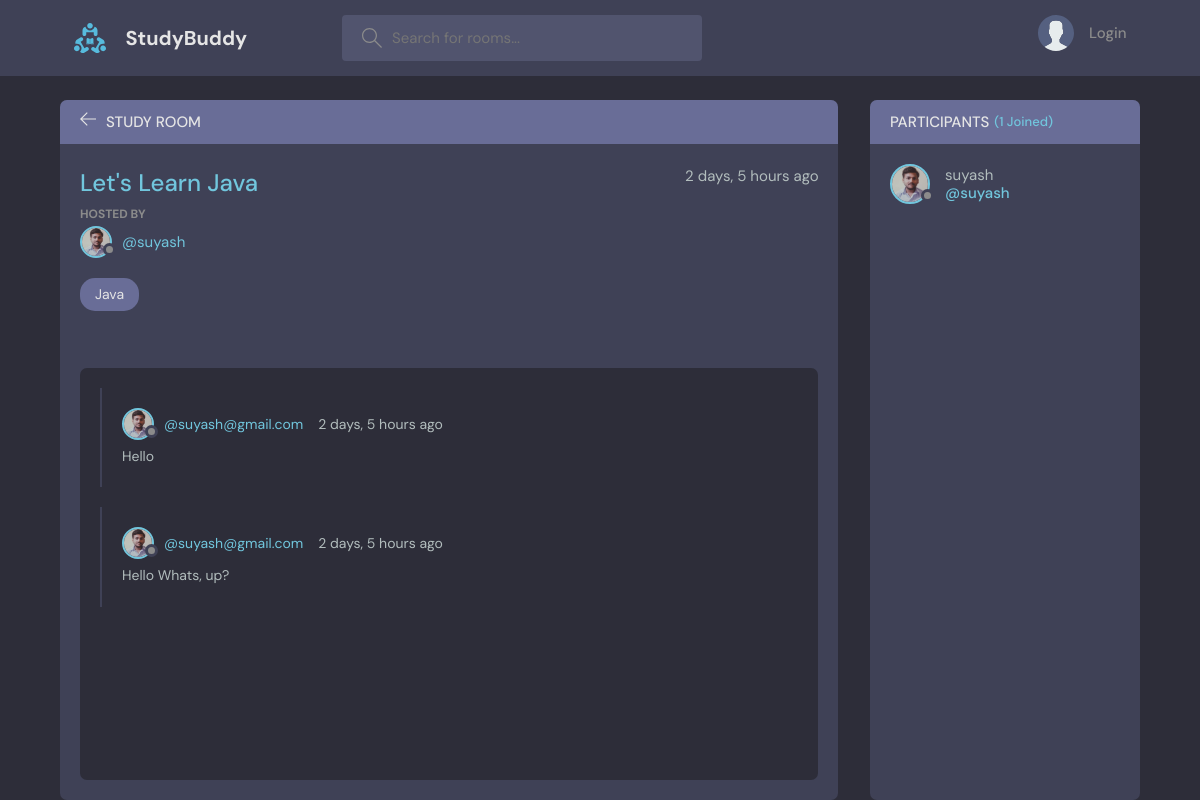
The page /room/1/ on the database its author committed.
### base/models.py (models this page shows, shortened)
class Room(models.Model):
    host = models.ForeignKey(User, on_delete=models.SET_NULL, null=True)
    topic = models.ForeignKey(Topic, on_delete=models.SET_NULL, null=True)
    name = models.CharField(max_length = 200)
    description = models.TextField(null = True, blank = True)
    participants = models.ManyToManyField(User, related_name='participants', blank=True)
    updated = models.DateTimeField(auto_now = True)
    created = models.DateTimeField(auto_now_add = True)
    class Meta:
        ordering = ['-updated', '-created']

class User(AbstractUser):
    name = models.CharField(max_length = 200, null=True)
    email = models.EmailField(unique=True, null=True)
    bio = models.TextField(blank=True, null=True)
    avatar = models.ImageField(default='avatar.svg', null=True)
    USERNAME_FIELD = 'email'
    REQUIRED_FIELDS = []

class Topic(models.Model):
    name = models.CharField(max_length = 200)

class Message(models.Model):
    user = models.ForeignKey(User, on_delete = models.CASCADE)
    room = models.ForeignKey(Room, on_delete = models.CASCADE)
    body = models.TextField()
    updated = models.DateTimeField(auto_now = True)
    created = models.DateTimeField(auto_now_add = True)
    class Meta:
        ordering = ['-updated', '-created']

### base/views.py (the view, shortened to what this page needs)
# urls.py: path('room/<str:pk>/', views.room, name='room'),
def room(request, pk):
    room = Room.objects.get(id=pk)
    room_messages = room.message_set.all()
    participants = room.participants.all()
    context = {'room':room, 'room_messages':room_messages, 'participants': participants}
    return render(request, 'base/room.html', context)

### base/templates/base/room.html (shortened to what this page needs)
{% extends 'main.html' %}
{% block content %}
    <main class="profile-page layout layout--2">
      <div class="container">
        <div class="room">
          <div class="room__top">
            <div class="room__topLeft">
              <a href="{% url 'home' %}">
                <svg version="1.1" xmlns="http://www.w3.org/2000/svg" width="32" height="32" viewBox="0 0 32 32">
                  <title>arrow-left</title>
                  <path
                    d="M13.723 2.286l-13.723 13.714 13.719 13.714 1.616-1.611-10.96-10.96h27.625v-2.286h-27.625l10.965-10.965-1.616-1.607z"
                  ></path>
                </svg>
              </a>
              <h3>Study Room</h3>
            </div>
          </div>
          <div class="room__box scroll">
            <div class="room__header scroll">
              <div class="room__info">
                <h3>{{ room.name }}</h3>
                <span>{{ room.created|timesince }} ago</span>
              </div>
              <div class="room__hosted">
                <p>Hosted By</p>
                <a href="{% url 'user-profile' room.host.id %}" class="room__author">
                  <div class="avatar avatar--small">
                    <img src="{{room.host.avatar.url}}" />
                  </div>
                  <span>@{{room.host.username}}</span>
                </a>
              </div>
              <span class="room__topics">{{room.topic.name}}</span>
            </div>
            <div class="room__conversation">
              <div class="threads scroll">
              {% for message in room_messages %}
                <div class="thread">
                  <div class="thread__top">
                    <div class="thread__author">
                      <a href="{% url 'user-profile' message.user.id %}" class="thread__authorInfo">
                        <div class="avatar avatar--small">
                          <img src="{{message.user.avatar.url}}" />
                        </div>
                        <span>@{{message.user}}</span>
                      </a>
                      <span class="thread__date">{{message.created|timesince}} ago</span>
                    </div>
                  </div>
                  <div class="thread__details">
                    {{ message.body }}
                  </div>
                </div>
              {% endfor %}
              </div>
            </div>
          </div>
        </div>
        <div class="participants">
          <h3 class="participants__top">Participants <span>({{ room.participants.count }} Joined)</span></h3>
          <div class="participants__list scroll">
            {% for user in participants %}
            <a href="{% url 'user-profile' user.id %}" class="participant">
              <div class="avatar avatar--medium">
                <img src="{{user.avatar.url}}" />
              </div>
              <p>
                {{user.username}}
                <span>@{{user.username}}</span>
              </p>
            </a>
            {% endfor %}
          </div>
        </div>
      </div>
    </main>
{% endblock %}

### rows shown on the page
Room: name "Let's Learn Java", created "2 days, 5 hours", host.avatar (picture), host.username "suyash", topic.name "Java", participants.count "1"
Message: user.avatar (picture), user "suyash@gmail.com", created "2 days, 5 hours", body "Hello"
Message: user.avatar (picture), user "suyash@gmail.com", created "2 days, 5 hours", body "Hello Whats, up?"
User: avatar (picture), username "suyash"
